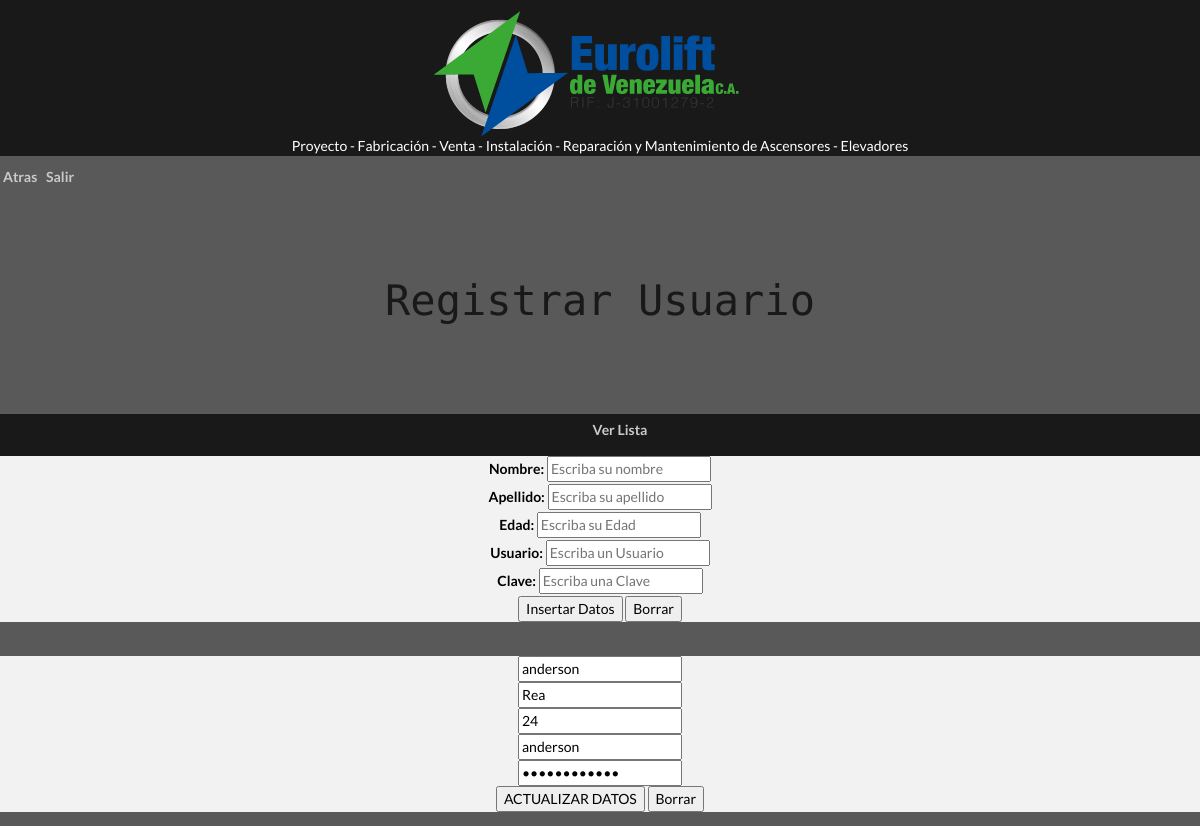
/registrar.php?editar=1, run on the app's committed database.
### tables this page shows
CREATE TABLE IF NOT EXISTS `users` (
  `id` int(50) NOT NULL AUTO_INCREMENT,
  `nombre` varchar(50) NOT NULL,
  `apellido` varchar(50) NOT NULL,
  `edad` varchar(3) NOT NULL,
  `usuario` varchar(50) NOT NULL,
  `clave` varchar(50) NOT NULL,
  PRIMARY KEY (`id`),
  UNIQUE KEY `id` (`id`)
);

### editar.php (the view, shortened to what this page needs)
<?php
     if(isset($_GET['editar'])){
     	$editar_id = $_GET['editar'];
        $consulta = "SELECT * FROM users WHERE id = $editar_id";
        $ejecutar = mysqli_query($con, $consulta);
        $fila = mysqli_fetch_array($ejecutar);
               $nombre = $fila['nombre'];
               $apellido = $fila['apellido'];
               $edad = $fila['edad'];
               $usuario = $fila['usuario'];
               $clave = $fila['clave'];
    }
?>
<br/>
<center><form method = "POST" action = "" style = "background-color: #F2F2F2;">
    <font color='black'><input type = "text" name = "nombre" value = "<?php echo $nombre; ?> "><br/></font>
    <font color='black'><input type = "text" name = "apellido" value = "<?php echo $apellido; ?> "><br/></font>
    <font color='black'><input type = "text" name = "edad" value = "<?php echo $edad; ?> "><br/></font>
    <font color='black'><input type = "text" name = "usuario" value = "<?php echo $usuario; ?> "><br/></font>
    <font color='black'><input type = "password" name = "clave" value = "<?php echo $clave; ?> "><br/></font>
    <font color='black'><input type = "submit" name = "actualizar" value = "ACTUALIZAR DATOS"></font>
    <font color='black'><input id="saveForm" class="button_text" type="reset" name="reset" value="Borrar"/></font>
</form></center>

### css/main.css (style rules this page uses)
body { background-color: rgb(89, 89, 89); color: white; font-family: 'Lato', sans-serif; }

### data on the page
users: nombre "anderson", apellido "Rea", edad "24", usuario "anderson"
